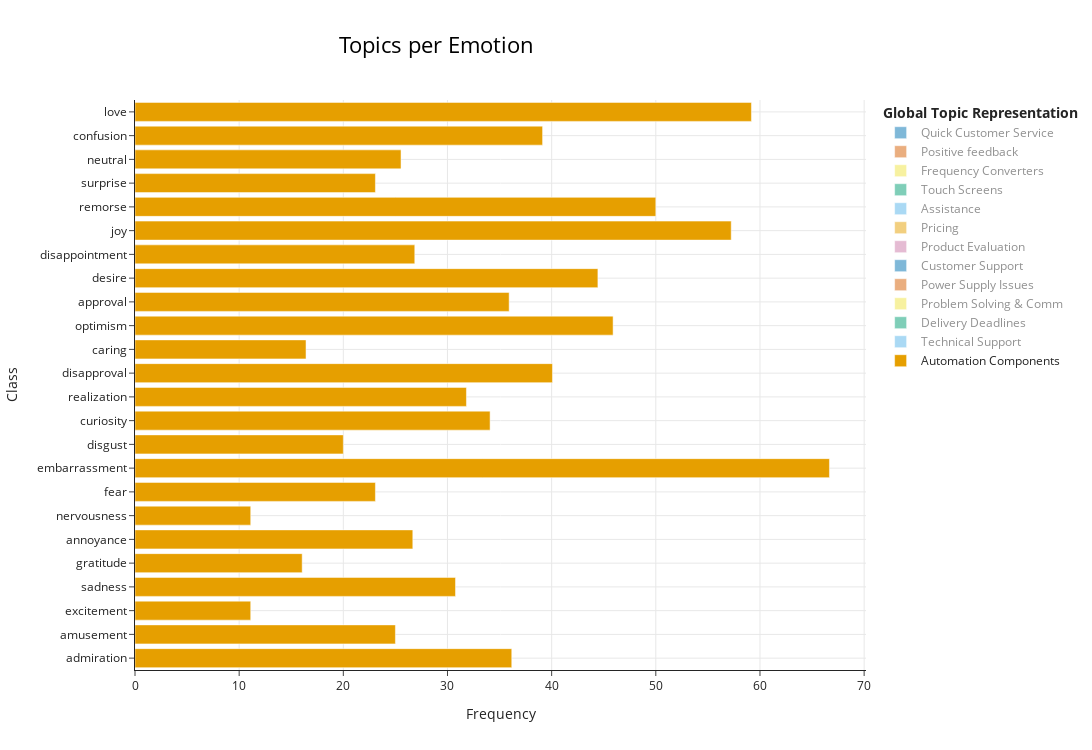

This figure's notebook cell:
### Code cell
### Graph barchart topics by emotion

# visualize the topic representation of major topics per Emotions (28 different emotions):
fig = create_chart_per_class(df4, topic_model_merged, "single_emotion_label", 
                             custom_labels=True, 
                             percentage_by=None,
                            #  stacked=True,
                             title="Topics per Emotion", 
                             width=1150, height=750)
# Save the figure as an HTML file
# save_graph_html(fig, "../data/graphs/Sentiment_Analysis/by_emotion/repartition_per_topic/global", "model_merged_per_emotion")
fig

### Figure 1 — Plotly figure (JSON) as saved in the notebook; plotly's stock layout.template omitted (floating-point values rounded to 4 significant figures)
{"data": [{"hoverinfo": "text", "hovertext": ["<b>Topic Automation Components</b><br>Words: technical support, customer service, reliability, reliable, equipment<br>Percentage: 36.17%", "<b>Topic Automation Components</b><br>Words: technical support, programmable logic controller, service, technical, remotely<br>Percentage: 25.0%", "<b>Topic Automation Components</b><br>Words: rate, technical support, siemens, products, technical<br>Percentage: 11.11%", "<b>Topic Automation Components</b><br>Words: products, manufacture, product, factories, suppliers<br>Percentage: 30.77%", "<b>Topic Automation Components</b><br>Words: technical support, customer service, repair, equipment, service<br>Percentage: 16.05%", "<b>Topic Automation Components</b><br>Words: electric, servo, metering, customer service, problems<br>Percentage: 26.67%", "<b>Topic Automation Components</b><br>Words: touch panel, pfxgp4401tad, font, programmable, software<br>Percentage: 11.11%", "<b>Topic Automation Components</b><br>Words: technical support, switchboards, quality, motors, zb5<br>Percentage: 23.08%", "<b>Topic Automation Components</b><br>Words: suppliers, supplier, distributor, warranty, parts<br>Percentage: 66.67%", "<b>Topic Automation Components</b><br>Words: products, websites, brand, product, equipment<br>Percentage: 20.0%", "<b>Topic Automation Components</b><br>Words: reliability, technology, inverter, inverters, servo<br>Percentage: 34.09%", "<b>Topic Automation Components</b><br>Words: servo motors, servo, motors, control, hardware<br>Percentage: 31.82%", "<b>Topic Automation Components</b><br>Words: technical support, programmable logic controller, unity, programmable, controller<br>Percentage: 40.08%", "<b>Topic Automation Components</b><br>Words: technical support, products, sales service, updates, product line<br>Percentage: 16.42%", "<b>Topic Automation Components</b><br>Words: technical support, siemens, inverter, inverters, warranty<br>Percentage: 45.9%", "<b>Topic Automation Components</b><br>Words: technical support, equipment, products, sales, inverters<br>Percentage: 35.92%", "<b>Topic Automation Components</b><br>Words: technical support, electric, controllers, technical, contractor<br>Percentage: 44.44%", "<b>Topic Automation Components</b><br>Words: servo motors, servo, programmable logic controller, technical support, motors<br>Percentage: 26.86%", "<b>Topic Automation Components</b><br>Words: electric, products, customer service, contactors, company<br>Percentage: 57.24%", "<b>Topic Automation Components</b><br>Words: software, inverters, components, customer service, consultant<br>Percentage: 50.0%", "<b>Topic Automation Components</b><br>Words: siemens, electric, breakers, prices, customer support<br>Percentage: 23.08%", "<b>Topic Automation Components</b><br>Words: technical support, siemens, switches, servo, technical<br>Percentage: 25.54%", "<b>Topic Automation Components</b><br>Words: products, pricing, components, catalog, touch panel<br>Percentage: 39.13%", "<b>Topic Automation Components</b><br>Words: programmable logic controller, programmable, controller, designing, programming<br>Percentage: 59.18%"], "marker": {"color": "#E69F00"}, "name": "Automation Components", "orientation": "h", "type": "bar", "visible": true, "x": [36.17, 25, 11.11, 30.77, 16.05, 26.67, 11.11, 23.08, 66.67, 20, 34.09, 31.82, 40.08, 16.42, 45.9, 35.92, 44.44, 26.86, 57.24, 50, 23.08, 25.54, 39.13, 59.18], "y": ["admiration", "amusement", "excitement", "sadness", "gratitude", "annoyance", "nervousness", "fear", "embarrassment", "disgust", "curiosity", "realization", "disapproval", "caring", "optimism", "approval", "desire", "disappointment", "joy", "remorse", "surprise", "neutral", "confusion", "love"]}, {"hoverinfo": "text", "hovertext": ["<b>Topic Technical Support</b><br>Words: technical support, customer service, technicians, technical, technician<br>Percentage: 29.35%", "<b>Topic Technical Support</b><br>Words: enthusiastic, technical support, technical, tech, technicians<br>Percentage: 44.44%", "<b>Topic Technical Support</b><br>Words: miserable, administration, breaker, technical support, painful<br>Percentage: 15.38%", "<b>Topic Technical Support</b><br>Words: technical support, customer service, technician, technicians, contact<br>Percentage: 29.9%", "<b>Topic Technical Support</b><br>Words: customer service, communicate, annoyance, telephone, polite<br>Percentage: 16.19%", "<b>Topic Technical Support</b><br>Words: response time, communication, response, quick response, chat<br>Percentage: 44.44%", "<b>Topic Technical Support</b><br>Words: technical support, responsiveness, resources, assistance, requests<br>Percentage: 7.69%", "<b>Topic Technical Support</b><br>Words: response time, email, mail, receiving, response<br>Percentage: 15.91%", "<b>Topic Technical Support</b><br>Words: information, contents, page, assistance, brake<br>Percentage: 9.09%", "<b>Topic Technical Support</b><br>Words: technical support, response time, recalled, assistance, call back<br>Percentage: 11.09%", "<b>Topic Technical Support</b><br>Words: technical support, support, assistance, consultation, response time<br>Percentage: 44.03%", "<b>Topic Technical Support</b><br>Words: technical support, contact, technical, technician, technology<br>Percentage: 13.11%", "<b>Topic Technical Support</b><br>Words: technical support, response time, technical, support, technician<br>Percentage: 17.01%", "<b>Topic Technical Support</b><br>Words: checkpoints, feedback, complaints, responding, responded<br>Percentage: 14.14%", "<b>Topic Technical Support</b><br>Words: technical support, messages, technician, technical, assistance<br>Percentage: 9.95%", "<b>Topic Technical Support</b><br>Words: telephone, service, call, technical support, monitoring<br>Percentage: 12.79%", "<b>Topic Technical Support</b><br>Words: support, technical support, response time, response, email<br>Percentage: 10.0%", "<b>Topic Technical Support</b><br>Words: courtesy, customer service, call back, telephone, polite<br>Percentage: 15.38%", "<b>Topic Technical Support</b><br>Words: response time, technical support, responses, customer service, technician<br>Percentage: 26.37%", "<b>Topic Technical Support</b><br>Words: assignment, technical support, individual, inconsistency, issues<br>Percentage: 12.73%", "<b>Topic Technical Support</b><br>Words: service, customer service, support, friendliness, health<br>Percentage: 12.24%", "<b>Topic Technical Support</b><br>Words: questions, stupid, stop, question, inquiry<br>Percentage: 100.0%"], "marker": {"color": "#56B4E9"}, "name": "Technical Support", "orientation": "h", "type": "bar", "visible": "legendonly", "x": [29.35, 44.44, 15.38, 29.9, 16.19, 44.44, 7.69, 15.91, 9.09, 11.09, 44.03, 13.11, 17.01, 14.14, 9.95, 12.79, 10, 15.38, 26.37, 12.73, 12.24, 100], "y": ["admiration", "excitement", "sadness", "gratitude", "annoyance", "nervousness", "fear", "curiosity", "realization", "disapproval", "caring", "optimism", "approval", "desire", "disappointment", "joy", "remorse", "surprise", "neutral", "confusion", "love", "anger"]}, {"hoverinfo": "text", "hovertext": ["<b>Topic Delivery Deadlines</b><br>Words: deliveries, delivery time, delivery, delays, delivery date<br>Percentage: 6.84%", "<b>Topic Delivery Deadlines</b><br>Words: delivery time, deliveries, delivery, delivery date, deliver<br>Percentage: 50.0%", "<b>Topic Delivery Deadlines</b><br>Words: delivery time, delivery date, delivery, deliveries, deliver<br>Percentage: 22.22%", "<b>Topic Delivery Deadlines</b><br>Words: shipment, deliveries, missing, boxes, delivery<br>Percentage: 30.77%", "<b>Topic Delivery Deadlines</b><br>Words: delivery date, deliveries, delivery time, delivery, shipping<br>Percentage: 12.37%", "<b>Topic Delivery Deadlines</b><br>Words: delivery time, delivery date, delays, deliveries, delivery<br>Percentage: 38.1%", "<b>Topic Delivery Deadlines</b><br>Words: delivery time, deliveries, delivery date, delivery, delays<br>Percentage: 22.22%", "<b>Topic Delivery Deadlines</b><br>Words: delivery time, deliveries, delivery, sales service, orders<br>Percentage: 61.54%", "<b>Topic Delivery Deadlines</b><br>Words: courier, brt, deliveries, delivery time, delivery<br>Percentage: 16.67%", "<b>Topic Delivery Deadlines</b><br>Words: delivery time, deliveries, delivery date, delivery, delays<br>Percentage: 40.0%", "<b>Topic Delivery Deadlines</b><br>Words: deliveries, delivery, invoice, arrives, envelope<br>Percentage: 20.45%", "<b>Topic Delivery Deadlines</b><br>Words: delivery date, delivery, orders, order, scheduled<br>Percentage: 27.27%", "<b>Topic Delivery Deadlines</b><br>Words: delivery time, delivery date, deliveries, delivery, deliver<br>Percentage: 21.01%", "<b>Topic Delivery Deadlines</b><br>Words: delivery time, deliveries, delivery, logistics, packaging<br>Percentage: 11.19%", "<b>Topic Delivery Deadlines</b><br>Words: delivery time, delays, delivery date, delayed, deliveries<br>Percentage: 19.67%", "<b>Topic Delivery Deadlines</b><br>Words: delivery time, deliveries, delivery date, delivery, invoice<br>Percentage: 13.51%", "<b>Topic Delivery Deadlines</b><br>Words: delivery time, deliveries, delivery date, delivery, shipping<br>Percentage: 16.16%", "<b>Topic Delivery Deadlines</b><br>Words: delivery time, delivery date, deliveries, delivery, delays<br>Percentage: 42.69%", "<b>Topic Delivery Deadlines</b><br>Words: delivery time, deliveries, delivery, delivery date, delays<br>Percentage: 10.77%", "<b>Topic Delivery Deadlines</b><br>Words: delivery time, delivery, deliveries, shipping, delivered<br>Percentage: 25.0%", "<b>Topic Delivery Deadlines</b><br>Words: delivery time, delivery date, deliveries, delivery, arrive<br>Percentage: 23.08%", "<b>Topic Delivery Deadlines</b><br>Words: delivery date, delivery time, deliveries, delivery, delays<br>Percentage: 25.88%", "<b>Topic Delivery Deadlines</b><br>Words: deliveries, delivery time, delivery, shipping, delivery date<br>Percentage: 24.84%", "<b>Topic Delivery Deadlines</b><br>Words: feedback, deliveries, delivery date, delivery, delivery time<br>Percentage: 4.08%"], "marker": {"color": "#009E73"}, "name": "Delivery Deadlines", "orientation": "h", "type": "bar", "visible": "legendonly", "x": [6.84, 50, 22.22, 30.77, 12.37, 38.1, 22.22, 61.54, 16.67, 40, 20.45, 27.27, 21.01, 11.19, 19.67, 13.51, 16.16, 42.69, 10.77, 25, 23.08, 25.88, 24.84, 4.08], "y": ["admiration", "amusement", "excitement", "sadness", "gratitude", "annoyance", "nervousness", "fear", "embarrassment", "disgust", "curiosity", "realization", "disapproval", "caring", "optimism", "approval", "desire", "disappointment", "joy", "remorse", "surprise", "neutral", "confusion", "love"]}, {"hoverinfo": "text", "hovertext": ["<b>Topic Problem Solving & Comm</b><br>Words: polite, politely, manner, pleased, replying<br>Percentage: 1.25%", "<b>Topic Problem Solving & Comm</b><br>Words: merry, christmas, inquiries, questions, asked<br>Percentage: 11.11%", "<b>Topic Problem Solving & Comm</b><br>Words: inquiries, polite, responded, contacted, response<br>Percentage: 10.6%", "<b>Topic Problem Solving & Comm</b><br>Words: stop, questions, respond, asked, answered<br>Percentage: 0.95%", "<b>Topic Problem Solving & Comm</b><br>Words: inquiries, inquiry, questions, inquired, answers<br>Percentage: 2.27%", "<b>Topic Problem Solving & Comm</b><br>Words: promptly, immediate, immediately, realization, solutions<br>Percentage: 9.09%", "<b>Topic Problem Solving & Comm</b><br>Words: incomplete, inadequate, solutions, feedback, inquiry<br>Percentage: 1.95%", "<b>Topic Problem Solving & Comm</b><br>Words: problem, solutions, solve problem, patiently, solution<br>Percentage: 5.97%", "<b>Topic Problem Solving & Comm</b><br>Words: accurately, accurate, solve problem, answers, solutions<br>Percentage: 0.82%", "<b>Topic Problem Solving & Comm</b><br>Words: inquiry, answered, straightforward, answers, polite<br>Percentage: 11.53%", "<b>Topic Problem Solving & Comm</b><br>Words: inquiries, respond, inquiry, response, communication<br>Percentage: 4.04%", "<b>Topic Problem Solving & Comm</b><br>Words: inquiry, answered, clarified, explained, response<br>Percentage: 1.44%", "<b>Topic Problem Solving & Comm</b><br>Words: response, inquiries, sincerely, responded, respond<br>Percentage: 3.37%", "<b>Topic Problem Solving & Comm</b><br>Words: shape, model, accurately, answers, precise<br>Percentage: 7.69%", "<b>Topic Problem Solving & Comm</b><br>Words: answers, answered, answer, quick response, explained<br>Percentage: 5.18%", "<b>Topic Problem Solving & Comm</b><br>Words: answers, unclear, answered, clear, response<br>Percentage: 3.73%"], "marker": {"color": "#F0E442"}, "name": "Problem Solving & Comm", "orientation": "h", "type": "bar", "visible": "legendonly", "x": [1.25, 11.11, 10.6, 0.95, 2.27, 9.09, 1.95, 5.97, 0.82, 11.53, 4.04, 1.44, 3.37, 7.69, 5.18, 3.73], "y": ["admiration", "excitement", "gratitude", "annoyance", "curiosity", "realization", "disapproval", "caring", "optimism", "approval", "desire", "disappointment", "joy", "surprise", "neutral", "confusion"]}, {"hoverinfo": "text", "hovertext": ["<b>Topic Power Supply Issues</b><br>Words: ups, uninterruptible power supply, power supply, reliability, warranty<br>Percentage: 1.99%", "<b>Topic Power Supply Issues</b><br>Words: batteries, battery, ups, replaced, uninterruptible power supply<br>Percentage: 11.11%", "<b>Topic Power Supply Issues</b><br>Words: recovered, repair, broken, licenses, failure<br>Percentage: 7.69%", "<b>Topic Power Supply Issues</b><br>Words: ups, troubleshooting, uninterruptible power supply, repair, troubleshoot<br>Percentage: 13.25%", "<b>Topic Power Supply Issues</b><br>Words: troubleshooting, troubleshoot, complaint, ups, repair<br>Percentage: 3.81%", "<b>Topic Power Supply Issues</b><br>Words: error, troubleshooting, agency, fault, damages<br>Percentage: 16.67%", "<b>Topic Power Supply Issues</b><br>Words: warranty, repaired, maintenance, repair, fuse<br>Percentage: 9.09%", "<b>Topic Power Supply Issues</b><br>Words: resolved, error, vfd, hp, solution<br>Percentage: 13.64%", "<b>Topic Power Supply Issues</b><br>Words: maintenance, repair, warranty, battery, faulty<br>Percentage: 5.84%", "<b>Topic Power Supply Issues</b><br>Words: repair, troubleshooting, repairs, technical support, defective<br>Percentage: 5.97%", "<b>Topic Power Supply Issues</b><br>Words: repair, ups, complaint, defects, apc<br>Percentage: 4.51%", "<b>Topic Power Supply Issues</b><br>Words: ups, uninterruptible power supply, maintenance, technical support, batteries<br>Percentage: 5.43%", "<b>Topic Power Supply Issues</b><br>Words: faulty, issue, error, ups5000, fix<br>Percentage: 8.08%", "<b>Topic Power Supply Issues</b><br>Words: ups, technical support, uninterruptible power supply, troubleshooting, power supply<br>Percentage: 7.91%", "<b>Topic Power Supply Issues</b><br>Words: complaint, faulty, resolved, issue, components<br>Percentage: 2.69%", "<b>Topic Power Supply Issues</b><br>Words: troubleshooting, issue, error, repair, problem<br>Percentage: 15.0%", "<b>Topic Power Supply Issues</b><br>Words: xvsv7bbn, uninterruptible power supply, troubleshooting, audio, ups<br>Percentage: 7.69%", "<b>Topic Power Supply Issues</b><br>Words: ups, warranty, uninterruptible power supply, apc, technical support<br>Percentage: 4.78%", "<b>Topic Power Supply Issues</b><br>Words: ups, uninterruptible power supply, warranty, repair, apc<br>Percentage: 6.52%", "<b>Topic Power Supply Issues</b><br>Words: apc, ups, uninterruptible power supply, technical support, products<br>Percentage: 4.08%", "<b>Topic Power Supply Issues</b><br>Words: troubleshooting, technical support, support, resolved, repair<br>Percentage: 100.0%"], "marker": {"color": "#D55E00"}, "name": "Power Supply Issues", "orientation": "h", "type": "bar", "visible": "legendonly", "x": [1.99, 11.11, 7.69, 13.25, 3.81, 16.67, 9.09, 13.64, 5.84, 5.97, 4.51, 5.43, 8.08, 7.91, 2.69, 15, 7.69, 4.78, 6.52, 4.08, 100], "y": ["admiration", "excitement", "sadness", "gratitude", "annoyance", "embarrassment", "curiosity", "realization", "disapproval", "caring", "optimism", "approval", "desire", "disappointment", "joy", "remorse", "surprise", "neutral", "confusion", "love", "relief"]}, {"hoverinfo": "text", "hovertext": ["<b>Topic Customer Support</b><br>Words: technical support, technical service, customer service, reliable, reliability<br>Percentage: 8.45%", "<b>Topic Customer Support</b><br>Words: customer service, technical support, customers, reliable, manufacturers<br>Percentage: 1.62%", "<b>Topic Customer Support</b><br>Words: quality, reliability, reliable, materials, availability<br>Percentage: 0.95%", "<b>Topic Customer Support</b><br>Words: technical support, reliability, reliable, quality, supports<br>Percentage: 3.5%", "<b>Topic Customer Support</b><br>Words: cooperation, feedback, fine, technical support, issues<br>Percentage: 2.24%", "<b>Topic Customer Support</b><br>Words: reliable, reliability, quality, technical support, stable<br>Percentage: 2.46%", "<b>Topic Customer Support</b><br>Words: reliable, technical support, reliability, products, quality<br>Percentage: 7.24%", "<b>Topic Customer Support</b><br>Words: technical support, promotional, sales, products, customers<br>Percentage: 1.01%", "<b>Topic Customer Support</b><br>Words: reliability, reliable, technical support, quality, technology<br>Percentage: 1.44%", "<b>Topic Customer Support</b><br>Words: technical support, service support, technical service, reliability, support<br>Percentage: 5.05%", "<b>Topic Customer Support</b><br>Words: technical support, quality, customer service, reliability, services<br>Percentage: 1.99%", "<b>Topic Customer Support</b><br>Words: reliability, reliable, technical support, products, product<br>Percentage: 0.93%", "<b>Topic Customer Support</b><br>Words: reliable, quality, reliability, product, products<br>Percentage: 10.2%"], "marker": {"color": "#0072B2"}, "name": "Customer Support", "orientation": "h", "type": "bar", "visible": "legendonly", "x": [8.45, 1.62, 0.95, 3.5, 2.24, 2.46, 7.24, 1.01, 1.44, 5.05, 1.99, 0.93, 10.2], "y": ["admiration", "gratitude", "annoyance", "disapproval", "caring", "optimism", "approval", "desire", "disappointment", "joy", "neutral", "confusion", "love"]}, {"hoverinfo": "text", "hovertext": ["<b>Topic Product Evaluation</b><br>Words: rating, quality, reliability, performance, pricing<br>Percentage: 7.22%", "<b>Topic Product Evaluation</b><br>Words: zero, qa, rating, certification, score<br>Percentage: 25.0%", "<b>Topic Product Evaluation</b><br>Words: rating, ratings, quality, performance, pricing<br>Percentage: 1.03%", "<b>Topic Product Evaluation</b><br>Words: performance, rating, improvement, quality, pricing<br>Percentage: 1.9%", "<b>Topic Product Evaluation</b><br>Words: prices, pricing, bad, discounts, price<br>Percentage: 20.0%", "<b>Topic Product Evaluation</b><br>Words: oil, prices, quality, cost, pricing<br>Percentage: 4.55%", "<b>Topic Product Evaluation</b><br>Words: rating, quality, rate, feedback, sales<br>Percentage: 6.23%", "<b>Topic Product Evaluation</b><br>Words: products, efficiency, customer service, sales, performance<br>Percentage: 0.75%", "<b>Topic Product Evaluation</b><br>Words: rating, prices, performance, review, technical support<br>Percentage: 6.15%", "<b>Topic Product Evaluation</b><br>Words: rating, pricing, quality, prices, affordable<br>Percentage: 3.65%", "<b>Topic Product Evaluation</b><br>Words: quality, products, pricing, product, rating<br>Percentage: 5.05%", "<b>Topic Product Evaluation</b><br>Words: rating, quality, evaluated, performance, score<br>Percentage: 2.16%", "<b>Topic Product Evaluation</b><br>Words: pricing, customer support, quality, prices, satisfactory<br>Percentage: 4.71%", "<b>Topic Product Evaluation</b><br>Words: rating, performance, quality, reliability, score<br>Percentage: 2.14%", "<b>Topic Product Evaluation</b><br>Words: quality, pricing, rating, rate, evaluation<br>Percentage: 2.8%", "<b>Topic Product Evaluation</b><br>Words: products, product, manufacturers, quality, overall<br>Percentage: 8.16%"], "marker": {"color": "#CC79A7"}, "name": "Product Evaluation", "orientation": "h", "type": "bar", "visible": "legendonly", "x": [7.22, 25, 1.03, 1.9, 20, 4.55, 6.23, 0.75, 6.15, 3.65, 5.05, 2.16, 4.71, 2.14, 2.8, 8.16], "y": ["admiration", "amusement", "gratitude", "annoyance", "disgust", "realization", "disapproval", "caring", "optimism", "approval", "desire", "disappointment", "joy", "neutral", "confusion", "love"]}, {"hoverinfo": "text", "hovertext": ["<b>Topic Pricing</b><br>Words: quotes, quotation, quotations, response time, pricing<br>Percentage: 1.04%", "<b>Topic Pricing</b><br>Words: quotation, text, payment, order, ordering<br>Percentage: 1.62%", "<b>Topic Pricing</b><br>Words: pricing, invoice, orders, prices, order<br>Percentage: 6.67%", "<b>Topic Pricing</b><br>Words: pricing, prices, price, catalog, negotiate<br>Percentage: 9.09%", "<b>Topic Pricing</b><br>Words: covd, orders, order, promptly, staffing<br>Percentage: 4.55%", "<b>Topic Pricing</b><br>Words: quotations, quotation, emails, send, bidding<br>Percentage: 4.86%", "<b>Topic Pricing</b><br>Words: quotations, quotes, quotation, received, contact<br>Percentage: 2.24%", "<b>Topic Pricing</b><br>Words: invoices, invoice, payment, purchase, pricing<br>Percentage: 1.64%", "<b>Topic Pricing</b><br>Words: invoices, invoice, invoiced, pricing, payment<br>Percentage: 1.31%", "<b>Topic Pricing</b><br>Words: invoices, invoice, customer support, payment, delivery date<br>Percentage: 3.0%", "<b>Topic Pricing</b><br>Words: response time, delay, quotations, quotation, quotes<br>Percentage: 0.67%", "<b>Topic Pricing</b><br>Words: pricing, prices, price, discount, increase<br>Percentage: 11.54%", "<b>Topic Pricing</b><br>Words: pricing, prices, discount, price, invoice<br>Percentage: 3.48%", "<b>Topic Pricing</b><br>Words: quotation, quote, response time, replying, response<br>Percentage: 4.66%"], "marker": {"color": "#E69F00"}, "name": "Pricing", "orientation": "h", "type": "bar", "visible": "legendonly", "x": [1.04, 1.62, 6.67, 9.09, 4.55, 4.86, 2.24, 1.64, 1.31, 3, 0.67, 11.54, 3.48, 4.66], "y": ["admiration", "gratitude", "annoyance", "curiosity", "realization", "disapproval", "caring", "optimism", "approval", "disappointment", "joy", "surprise", "neutral", "confusion"]}, {"hoverinfo": "text", "hovertext": ["<b>Topic Assistance</b><br>Words: responsiveness, responsively, responsive, effective, effectiveness<br>Percentage: 2.29%", "<b>Topic Assistance</b><br>Words: assisted, assistance, helped, helpful, help<br>Percentage: 7.69%", "<b>Topic Assistance</b><br>Words: responsiveness, responsively, timely, rapid, quickly<br>Percentage: 2.36%", "<b>Topic Assistance</b><br>Words: feedback, lack, responsiveness, quality, response<br>Percentage: 0.95%", "<b>Topic Assistance</b><br>Words: response time, feedback, processing, speed, commitment<br>Percentage: 0.39%", "<b>Topic Assistance</b><br>Words: helped, assistance, helpful, timely, quickly<br>Percentage: 10.45%", "<b>Topic Assistance</b><br>Words: carpentry, efficient, efficiency, fast, rapid<br>Percentage: 0.41%", "<b>Topic Assistance</b><br>Words: advice, guidance, advise, competent, competently<br>Percentage: 1.72%", "<b>Topic Assistance</b><br>Words: flexible, responsively, responsiveness, want, responsive<br>Percentage: 1.01%", "<b>Topic Assistance</b><br>Words: responsiveness, feedback, responsively, responsive, slow<br>Percentage: 0.72%", "<b>Topic Assistance</b><br>Words: timely, unexpected, quickly, assistance, immediate<br>Percentage: 3.85%", "<b>Topic Assistance</b><br>Words: feedback, responsiveness, responsive, efficiently, accuracy<br>Percentage: 1.72%"], "marker": {"color": "#56B4E9"}, "name": "Assistance", "orientation": "h", "type": "bar", "visible": "legendonly", "x": [2.29, 7.69, 2.36, 0.95, 0.39, 10.45, 0.41, 1.72, 1.01, 0.72, 3.85, 1.72], "y": ["admiration", "sadness", "gratitude", "annoyance", "disapproval", "caring", "optimism", "approval", "desire", "disappointment", "surprise", "neutral"]}, {"hoverinfo": "text", "hovertext": ["<b>Topic Touch Screens</b><br>Words: siemens, bpx, tsx, companies, displays<br>Percentage: 0.63%", "<b>Topic Touch Screens</b><br>Words: pfxpu2bdcd8bj0nn00, sp5000, connect, sequencer, proface<br>Percentage: 7.69%", "<b>Topic Touch Screens</b><br>Words: pfxgp4301tad, pfxgp4501tad, gp4300, gp4000, gpproex<br>Percentage: 0.59%", "<b>Topic Touch Screens</b><br>Words: invoices, invoicing, siemens, touch panel, certificates<br>Percentage: 1.9%", "<b>Topic Touch Screens</b><br>Words: gp2501, propb3, gpproex, touch panel, touch screen<br>Percentage: 22.22%", "<b>Topic Touch Screens</b><br>Words: plc, touch panel, siemens, panel, lamp<br>Percentage: 7.69%", "<b>Topic Touch Screens</b><br>Words: screen, touch screen, outdated, screens, indecent<br>Percentage: 20.0%", "<b>Topic Touch Screens</b><br>Words: catalogue, backplates, costs, siemens, cabinets<br>Percentage: 6.82%", "<b>Topic Touch Screens</b><br>Words: oem, technical support, siemens, software, usability<br>Percentage: 2.53%", "<b>Topic Touch Screens</b><br>Words: siemens, companies, ab, greedy, manufacturers<br>Percentage: 0.75%", "<b>Topic Touch Screens</b><br>Words: gp430, gp4301, touch screen, touch panel, gp4000<br>Percentage: 4.51%", "<b>Topic Touch Screens</b><br>Words: displays, touch screen, screens, touch panel, gp4000<br>Percentage: 1.17%", "<b>Topic Touch Screens</b><br>Words: touch screen, touch panel, screen, screens, datasheets<br>Percentage: 6.06%", "<b>Topic Touch Screens</b><br>Words: touch panel, touch screen, panel, reliability, touch<br>Percentage: 1.08%", "<b>Topic Touch Screens</b><br>Words: touch panel, touch screen, displays, screens, gp4000<br>Percentage: 1.01%", "<b>Topic Touch Screens</b><br>Words: touch panel, manufacturers, touch screen, manufacturer, siemens<br>Percentage: 1.67%", "<b>Topic Touch Screens</b><br>Words: touch panel, firmware, merger, manufacturers, contact person<br>Percentage: 2.17%"], "marker": {"color": "#009E73"}, "name": "Touch Screens", "orientation": "h", "type": "bar", "visible": "legendonly", "x": [0.63, 7.69, 0.59, 1.9, 22.22, 7.69, 20, 6.82, 2.53, 0.75, 4.51, 1.17, 6.06, 1.08, 1.01, 1.67, 2.17], "y": ["admiration", "sadness", "gratitude", "annoyance", "nervousness", "fear", "disgust", "curiosity", "disapproval", "caring", "optimism", "approval", "desire", "disappointment", "joy", "neutral", "confusion"]}, {"hoverinfo": "text", "hovertext": ["<b>Topic Frequency Converters</b><br>Words: frequency converters, converters, customer support, converter, customer service<br>Percentage: 1.5%", "<b>Topic Frequency Converters</b><br>Words: frequency converters, converters, converter, frequency, hz<br>Percentage: 0.88%", "<b>Topic Frequency Converters</b><br>Words: frequency converters, technical support, customer service, converters, reliability<br>Percentage: 1.9%", "<b>Topic Frequency Converters</b><br>Words: frequency converters, converters, frequency, converter, reason<br>Percentage: 2.27%", "<b>Topic Frequency Converters</b><br>Words: frequency converters, converters, frequency, fuses, equipment<br>Percentage: 2.53%", "<b>Topic Frequency Converters</b><br>Words: frequency converters, frequency, converters, converter, noisy<br>Percentage: 0.82%", "<b>Topic Frequency Converters</b><br>Words: frequency converters, contactors, technical support, converters, customer support<br>Percentage: 1.52%", "<b>Topic Frequency Converters</b><br>Words: frequency converters, converters, frequency, customer service, availability<br>Percentage: 2.76%", "<b>Topic Frequency Converters</b><br>Words: frequency converters, converters, converter, frequency, quality<br>Percentage: 1.68%", "<b>Topic Frequency Converters</b><br>Words: frequency converters, frequency, manufacturers, converters, complaints<br>Percentage: 7.69%", "<b>Topic Frequency Converters</b><br>Words: frequency converters, converters, converter, frequency, technical support<br>Percentage: 0.74%", "<b>Topic Frequency Converters</b><br>Words: frequency converters, frequency, converters, performance, drivers<br>Percentage: 2.48%", "<b>Topic Frequency Converters</b><br>Words: frequency converters, electrical, electric, converters, converter<br>Percentage: 2.04%"], "marker": {"color": "#F0E442"}, "name": "Frequency Converters", "orientation": "h", "type": "bar", "visible": "legendonly", "x": [1.5, 0.88, 1.9, 2.27, 2.53, 0.82, 1.52, 2.76, 1.68, 7.69, 0.74, 2.48, 2.04], "y": ["admiration", "gratitude", "annoyance", "curiosity", "disapproval", "optimism", "approval", "disappointment", "joy", "surprise", "neutral", "confusion", "love"]}, {"hoverinfo": "text", "hovertext": ["<b>Topic Positive feedback</b><br>Words: service, excellent, appreciate, welcome, helpful<br>Percentage: 3.22%", "<b>Topic Positive feedback</b><br>Words: service, welcome, appreciate, excellent, helpful<br>Percentage: 2.36%"], "marker": {"color": "#D55E00"}, "name": "Positive feedback", "orientation": "h", "type": "bar", "visible": "legendonly", "x": [3.22, 2.36], "y": ["admiration", "gratitude"]}, {"hoverinfo": "text", "hovertext": ["<b>Topic Quick Customer Service</b><br>Words: quick response, quick, response, appreciate, fast<br>Percentage: 0.05%", "<b>Topic Quick Customer Service</b><br>Words: quick response, quick, response, quicker, regards<br>Percentage: 7.36%", "<b>Topic Quick Customer Service</b><br>Words: quick response, response, quick, short, reply<br>Percentage: 0.53%"], "marker": {"color": "#0072B2"}, "name": "Quick Customer Service", "orientation": "h", "type": "bar", "visible": "legendonly", "x": [0.05, 7.36, 0.53], "y": ["admiration", "gratitude", "neutral"]}], "layout": {"barmode": "stack", "height": 750, "hoverlabel": {"bgcolor": "white", "font": {"family": "Rockwell", "size": 16}}, "legend": {"title": {"text": "<b>Global Topic Representation"}}, "title": {"font": {"color": "Black", "size": 22}, "text": "Topics per Emotion", "x": 0.4, "xanchor": "center", "y": 0.95, "yanchor": "top"}, "width": 1150, "xaxis": {"showgrid": true, "title": {"text": "Frequency"}}, "yaxis": {"showgrid": true, "title": {"text": "Class"}}}}
